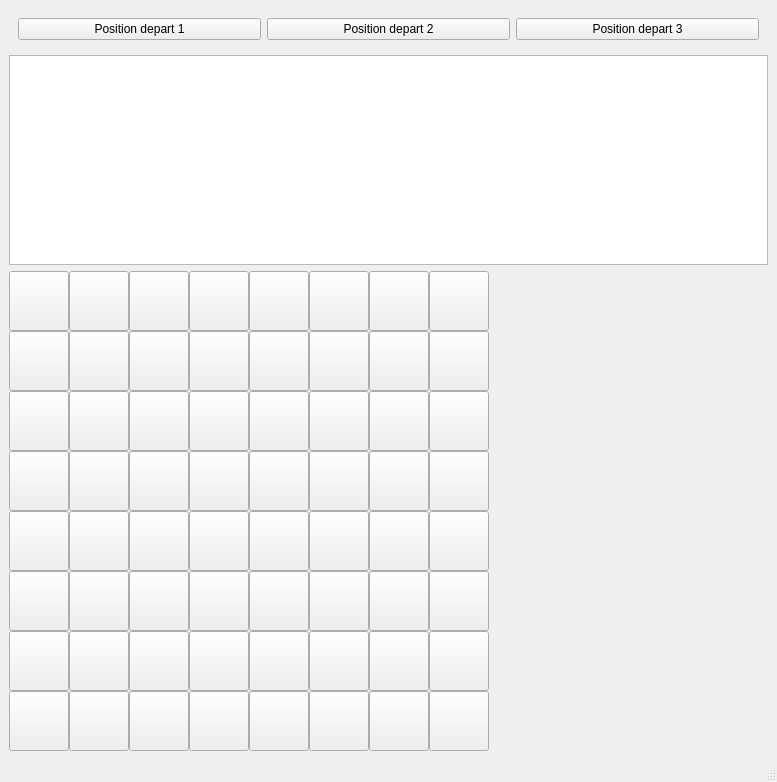
<?xml version="1.0" encoding="UTF-8"?>
<ui version="4.0">
 <class>EchecsWindow</class>
 <widget class="QMainWindow" name="EchecsWindow">
  <property name="windowModality">
   <enum>Qt::NonModal</enum>
  </property>
  <property name="enabled">
   <bool>true</bool>
  </property>
  <property name="geometry">
   <rect>
    <x>0</x>
    <y>0</y>
    <width>777</width>
    <height>782</height>
   </rect>
  </property>
  <property name="sizePolicy">
   <sizepolicy hsizetype="Minimum" vsizetype="Minimum">
    <horstretch>0</horstretch>
    <verstretch>0</verstretch>
   </sizepolicy>
  </property>
  <property name="windowTitle">
   <string>EchecsWindow</string>
  </property>
  <widget class="QWidget" name="centralwidget">
   <property name="enabled">
    <bool>true</bool>
   </property>
   <layout class="QVBoxLayout" name="verticalLayout_2">
    <item>
     <widget class="QWidget" name="BoutonsSetBoard" native="true">
      <layout class="QHBoxLayout" name="horizontalLayout_2">
       <item>
        <widget class="QPushButton" name="buttonSetBoard_1">
         <property name="sizePolicy">
          <sizepolicy hsizetype="Preferred" vsizetype="Maximum">
           <horstretch>0</horstretch>
           <verstretch>0</verstretch>
          </sizepolicy>
         </property>
         <property name="text">
          <string>Position depart 1</string>
         </property>
        </widget>
       </item>
       <item>
        <widget class="QPushButton" name="buttonSetBoard_2">
         <property name="sizePolicy">
          <sizepolicy hsizetype="Preferred" vsizetype="Maximum">
           <horstretch>0</horstretch>
           <verstretch>0</verstretch>
          </sizepolicy>
         </property>
         <property name="text">
          <string>Position depart 2</string>
         </property>
        </widget>
       </item>
       <item>
        <widget class="QPushButton" name="buttonSetBoard_3">
         <property name="sizePolicy">
          <sizepolicy hsizetype="Preferred" vsizetype="Maximum">
           <horstretch>0</horstretch>
           <verstretch>0</verstretch>
          </sizepolicy>
         </property>
         <property name="text">
          <string>Position depart 3</string>
         </property>
        </widget>
       </item>
      </layout>
     </widget>
    </item>
    <item>
     <widget class="QPlainTextEdit" name="plainTextEdit">
      <property name="font">
       <font>
        <pointsize>20</pointsize>
       </font>
      </property>
      <property name="plainText">
       <string/>
      </property>
     </widget>
    </item>
    <item>
     <widget class="QWidget" name="echiquierWidget" native="true">
      <property name="sizePolicy">
       <sizepolicy hsizetype="Fixed" vsizetype="Fixed">
        <horstretch>0</horstretch>
        <verstretch>0</verstretch>
       </sizepolicy>
      </property>
      <property name="minimumSize">
       <size>
        <width>480</width>
        <height>480</height>
       </size>
      </property>
      <property name="maximumSize">
       <size>
        <width>480</width>
        <height>480</height>
       </size>
      </property>
      <property name="cursor">
       <cursorShape>PointingHandCursor</cursorShape>
      </property>
      <property name="mouseTracking">
       <bool>true</bool>
      </property>
      <property name="styleSheet">
       <string notr="true"/>
      </property>
      <layout class="QGridLayout" name="gridLayout">
       <property name="leftMargin">
        <number>0</number>
       </property>
       <property name="topMargin">
        <number>0</number>
       </property>
       <property name="rightMargin">
        <number>0</number>
       </property>
       <property name="bottomMargin">
        <number>0</number>
       </property>
       <property name="spacing">
        <number>0</number>
       </property>
       <item row="2" column="11">
        <widget class="QPushButton" name="pushButton_44">
         <property name="sizePolicy">
          <sizepolicy hsizetype="Preferred" vsizetype="Preferred">
           <horstretch>0</horstretch>
           <verstretch>0</verstretch>
          </sizepolicy>
         </property>
         <property name="text">
          <string/>
         </property>
        </widget>
       </item>
       <item row="1" column="13">
        <widget class="QPushButton" name="pushButton_54">
         <property name="sizePolicy">
          <sizepolicy hsizetype="Preferred" vsizetype="Preferred">
           <horstretch>0</horstretch>
           <verstretch>0</verstretch>
          </sizepolicy>
         </property>
         <property name="text">
          <string/>
         </property>
        </widget>
       </item>
       <item row="4" column="12">
        <widget class="QPushButton" name="pushButton_29">
         <property name="sizePolicy">
          <sizepolicy hsizetype="Preferred" vsizetype="Preferred">
           <horstretch>0</horstretch>
           <verstretch>0</verstretch>
          </sizepolicy>
         </property>
         <property name="text">
          <string/>
         </property>
        </widget>
       </item>
       <item row="2" column="12">
        <widget class="QPushButton" name="pushButton_45">
         <property name="sizePolicy">
          <sizepolicy hsizetype="Preferred" vsizetype="Preferred">
           <horstretch>0</horstretch>
           <verstretch>0</verstretch>
          </sizepolicy>
         </property>
         <property name="text">
          <string/>
         </property>
        </widget>
       </item>
       <item row="2" column="8">
        <widget class="QPushButton" name="pushButton_41">
         <property name="sizePolicy">
          <sizepolicy hsizetype="Preferred" vsizetype="Preferred">
           <horstretch>0</horstretch>
           <verstretch>0</verstretch>
          </sizepolicy>
         </property>
         <property name="text">
          <string/>
         </property>
        </widget>
       </item>
       <item row="6" column="10">
        <widget class="QPushButton" name="pushButton_11">
         <property name="sizePolicy">
          <sizepolicy hsizetype="Preferred" vsizetype="Preferred">
           <horstretch>0</horstretch>
           <verstretch>0</verstretch>
          </sizepolicy>
         </property>
         <property name="text">
          <string/>
         </property>
        </widget>
       </item>
       <item row="0" column="10">
        <widget class="QPushButton" name="pushButton_59">
         <property name="sizePolicy">
          <sizepolicy hsizetype="Preferred" vsizetype="Preferred">
           <horstretch>0</horstretch>
           <verstretch>0</verstretch>
          </sizepolicy>
         </property>
         <property name="text">
          <string/>
         </property>
        </widget>
       </item>
       <item row="3" column="14">
        <widget class="QPushButton" name="pushButton_39">
         <property name="sizePolicy">
          <sizepolicy hsizetype="Preferred" vsizetype="Preferred">
           <horstretch>0</horstretch>
           <verstretch>0</verstretch>
          </sizepolicy>
         </property>
         <property name="text">
          <string/>
         </property>
        </widget>
       </item>
       <item row="3" column="13">
        <widget class="QPushButton" name="pushButton_38">
         <property name="sizePolicy">
          <sizepolicy hsizetype="Preferred" vsizetype="Preferred">
           <horstretch>0</horstretch>
           <verstretch>0</verstretch>
          </sizepolicy>
         </property>
         <property name="text">
          <string/>
         </property>
        </widget>
       </item>
       <item row="1" column="7">
        <widget class="QPushButton" name="pushButton_48">
         <property name="sizePolicy">
          <sizepolicy hsizetype="Preferred" vsizetype="Preferred">
           <horstretch>0</horstretch>
           <verstretch>0</verstretch>
          </sizepolicy>
         </property>
         <property name="text">
          <string/>
         </property>
        </widget>
       </item>
       <item row="3" column="9">
        <widget class="QPushButton" name="pushButton_34">
         <property name="sizePolicy">
          <sizepolicy hsizetype="Preferred" vsizetype="Preferred">
           <horstretch>0</horstretch>
           <verstretch>0</verstretch>
          </sizepolicy>
         </property>
         <property name="text">
          <string/>
         </property>
        </widget>
       </item>
       <item row="3" column="11">
        <widget class="QPushButton" name="pushButton_36">
         <property name="sizePolicy">
          <sizepolicy hsizetype="Preferred" vsizetype="Preferred">
           <horstretch>0</horstretch>
           <verstretch>0</verstretch>
          </sizepolicy>
         </property>
         <property name="text">
          <string/>
         </property>
        </widget>
       </item>
       <item row="3" column="7">
        <widget class="QPushButton" name="pushButton_32">
         <property name="sizePolicy">
          <sizepolicy hsizetype="Preferred" vsizetype="Preferred">
           <horstretch>0</horstretch>
           <verstretch>0</verstretch>
          </sizepolicy>
         </property>
         <property name="text">
          <string/>
         </property>
        </widget>
       </item>
       <item row="5" column="9">
        <widget class="QPushButton" name="pushButton_18">
         <property name="sizePolicy">
          <sizepolicy hsizetype="Preferred" vsizetype="Preferred">
           <horstretch>0</horstretch>
           <verstretch>0</verstretch>
          </sizepolicy>
         </property>
         <property name="text">
          <string/>
         </property>
        </widget>
       </item>
       <item row="5" column="11">
        <widget class="QPushButton" name="pushButton_20">
         <property name="sizePolicy">
          <sizepolicy hsizetype="Preferred" vsizetype="Preferred">
           <horstretch>0</horstretch>
           <verstretch>0</verstretch>
          </sizepolicy>
         </property>
         <property name="text">
          <string/>
         </property>
        </widget>
       </item>
       <item row="4" column="9">
        <widget class="QPushButton" name="pushButton_26">
         <property name="sizePolicy">
          <sizepolicy hsizetype="Preferred" vsizetype="Preferred">
           <horstretch>0</horstretch>
           <verstretch>0</verstretch>
          </sizepolicy>
         </property>
         <property name="text">
          <string/>
         </property>
        </widget>
       </item>
       <item row="0" column="8">
        <widget class="QPushButton" name="pushButton_57">
         <property name="sizePolicy">
          <sizepolicy hsizetype="Preferred" vsizetype="Preferred">
           <horstretch>0</horstretch>
           <verstretch>0</verstretch>
          </sizepolicy>
         </property>
         <property name="text">
          <string/>
         </property>
        </widget>
       </item>
       <item row="1" column="9">
        <widget class="QPushButton" name="pushButton_50">
         <property name="sizePolicy">
          <sizepolicy hsizetype="Preferred" vsizetype="Preferred">
           <horstretch>0</horstretch>
           <verstretch>0</verstretch>
          </sizepolicy>
         </property>
         <property name="text">
          <string/>
         </property>
        </widget>
       </item>
       <item row="6" column="13">
        <widget class="QPushButton" name="pushButton_14">
         <property name="sizePolicy">
          <sizepolicy hsizetype="Preferred" vsizetype="Preferred">
           <horstretch>0</horstretch>
           <verstretch>0</verstretch>
          </sizepolicy>
         </property>
         <property name="text">
          <string/>
         </property>
        </widget>
       </item>
       <item row="1" column="14">
        <widget class="QPushButton" name="pushButton_55">
         <property name="sizePolicy">
          <sizepolicy hsizetype="Preferred" vsizetype="Preferred">
           <horstretch>0</horstretch>
           <verstretch>0</verstretch>
          </sizepolicy>
         </property>
         <property name="text">
          <string/>
         </property>
        </widget>
       </item>
       <item row="3" column="10">
        <widget class="QPushButton" name="pushButton_35">
         <property name="sizePolicy">
          <sizepolicy hsizetype="Preferred" vsizetype="Preferred">
           <horstretch>0</horstretch>
           <verstretch>0</verstretch>
          </sizepolicy>
         </property>
         <property name="text">
          <string/>
         </property>
        </widget>
       </item>
       <item row="1" column="11">
        <widget class="QPushButton" name="pushButton_52">
         <property name="sizePolicy">
          <sizepolicy hsizetype="Preferred" vsizetype="Preferred">
           <horstretch>0</horstretch>
           <verstretch>0</verstretch>
          </sizepolicy>
         </property>
         <property name="text">
          <string/>
         </property>
        </widget>
       </item>
       <item row="6" column="12">
        <widget class="QPushButton" name="pushButton_13">
         <property name="sizePolicy">
          <sizepolicy hsizetype="Preferred" vsizetype="Preferred">
           <horstretch>0</horstretch>
           <verstretch>0</verstretch>
          </sizepolicy>
         </property>
         <property name="text">
          <string/>
         </property>
        </widget>
       </item>
       <item row="2" column="10">
        <widget class="QPushButton" name="pushButton_43">
         <property name="sizePolicy">
          <sizepolicy hsizetype="Preferred" vsizetype="Preferred">
           <horstretch>0</horstretch>
           <verstretch>0</verstretch>
          </sizepolicy>
         </property>
         <property name="text">
          <string/>
         </property>
        </widget>
       </item>
       <item row="5" column="12">
        <widget class="QPushButton" name="pushButton_21">
         <property name="sizePolicy">
          <sizepolicy hsizetype="Preferred" vsizetype="Preferred">
           <horstretch>0</horstretch>
           <verstretch>0</verstretch>
          </sizepolicy>
         </property>
         <property name="text">
          <string/>
         </property>
        </widget>
       </item>
       <item row="4" column="11">
        <widget class="QPushButton" name="pushButton_28">
         <property name="sizePolicy">
          <sizepolicy hsizetype="Preferred" vsizetype="Preferred">
           <horstretch>0</horstretch>
           <verstretch>0</verstretch>
          </sizepolicy>
         </property>
         <property name="text">
          <string/>
         </property>
        </widget>
       </item>
       <item row="5" column="7">
        <widget class="QPushButton" name="pushButton_16">
         <property name="sizePolicy">
          <sizepolicy hsizetype="Preferred" vsizetype="Preferred">
           <horstretch>0</horstretch>
           <verstretch>0</verstretch>
          </sizepolicy>
         </property>
         <property name="text">
          <string/>
         </property>
        </widget>
       </item>
       <item row="5" column="8">
        <widget class="QPushButton" name="pushButton_17">
         <property name="sizePolicy">
          <sizepolicy hsizetype="Preferred" vsizetype="Preferred">
           <horstretch>0</horstretch>
           <verstretch>0</verstretch>
          </sizepolicy>
         </property>
         <property name="text">
          <string/>
         </property>
        </widget>
       </item>
       <item row="10" column="9">
        <widget class="QPushButton" name="pushButton_2">
         <property name="sizePolicy">
          <sizepolicy hsizetype="Preferred" vsizetype="Preferred">
           <horstretch>0</horstretch>
           <verstretch>0</verstretch>
          </sizepolicy>
         </property>
         <property name="text">
          <string/>
         </property>
        </widget>
       </item>
       <item row="5" column="10">
        <widget class="QPushButton" name="pushButton_19">
         <property name="sizePolicy">
          <sizepolicy hsizetype="Preferred" vsizetype="Preferred">
           <horstretch>0</horstretch>
           <verstretch>0</verstretch>
          </sizepolicy>
         </property>
         <property name="text">
          <string/>
         </property>
        </widget>
       </item>
       <item row="6" column="8">
        <widget class="QPushButton" name="pushButton_9">
         <property name="sizePolicy">
          <sizepolicy hsizetype="Preferred" vsizetype="Preferred">
           <horstretch>0</horstretch>
           <verstretch>0</verstretch>
          </sizepolicy>
         </property>
         <property name="text">
          <string/>
         </property>
        </widget>
       </item>
       <item row="1" column="10">
        <widget class="QPushButton" name="pushButton_51">
         <property name="sizePolicy">
          <sizepolicy hsizetype="Preferred" vsizetype="Preferred">
           <horstretch>0</horstretch>
           <verstretch>0</verstretch>
          </sizepolicy>
         </property>
         <property name="text">
          <string/>
         </property>
        </widget>
       </item>
       <item row="0" column="7">
        <widget class="QPushButton" name="pushButton_56">
         <property name="sizePolicy">
          <sizepolicy hsizetype="Preferred" vsizetype="Preferred">
           <horstretch>0</horstretch>
           <verstretch>0</verstretch>
          </sizepolicy>
         </property>
         <property name="text">
          <string/>
         </property>
        </widget>
       </item>
       <item row="0" column="9">
        <widget class="QPushButton" name="pushButton_58">
         <property name="sizePolicy">
          <sizepolicy hsizetype="Preferred" vsizetype="Preferred">
           <horstretch>0</horstretch>
           <verstretch>0</verstretch>
          </sizepolicy>
         </property>
         <property name="text">
          <string/>
         </property>
        </widget>
       </item>
       <item row="10" column="10">
        <widget class="QPushButton" name="pushButton_3">
         <property name="sizePolicy">
          <sizepolicy hsizetype="Preferred" vsizetype="Preferred">
           <horstretch>0</horstretch>
           <verstretch>0</verstretch>
          </sizepolicy>
         </property>
         <property name="text">
          <string/>
         </property>
        </widget>
       </item>
       <item row="6" column="11">
        <widget class="QPushButton" name="pushButton_12">
         <property name="sizePolicy">
          <sizepolicy hsizetype="Preferred" vsizetype="Preferred">
           <horstretch>0</horstretch>
           <verstretch>0</verstretch>
          </sizepolicy>
         </property>
         <property name="text">
          <string/>
         </property>
        </widget>
       </item>
       <item row="3" column="12">
        <widget class="QPushButton" name="pushButton_37">
         <property name="sizePolicy">
          <sizepolicy hsizetype="Preferred" vsizetype="Preferred">
           <horstretch>0</horstretch>
           <verstretch>0</verstretch>
          </sizepolicy>
         </property>
         <property name="text">
          <string/>
         </property>
        </widget>
       </item>
       <item row="0" column="11">
        <widget class="QPushButton" name="pushButton_60">
         <property name="sizePolicy">
          <sizepolicy hsizetype="Preferred" vsizetype="Preferred">
           <horstretch>0</horstretch>
           <verstretch>0</verstretch>
          </sizepolicy>
         </property>
         <property name="text">
          <string/>
         </property>
        </widget>
       </item>
       <item row="4" column="14">
        <widget class="QPushButton" name="pushButton_31">
         <property name="sizePolicy">
          <sizepolicy hsizetype="Preferred" vsizetype="Preferred">
           <horstretch>0</horstretch>
           <verstretch>0</verstretch>
          </sizepolicy>
         </property>
         <property name="text">
          <string/>
         </property>
        </widget>
       </item>
       <item row="4" column="10">
        <widget class="QPushButton" name="pushButton_27">
         <property name="sizePolicy">
          <sizepolicy hsizetype="Preferred" vsizetype="Preferred">
           <horstretch>0</horstretch>
           <verstretch>0</verstretch>
          </sizepolicy>
         </property>
         <property name="text">
          <string/>
         </property>
        </widget>
       </item>
       <item row="2" column="7">
        <widget class="QPushButton" name="pushButton_40">
         <property name="sizePolicy">
          <sizepolicy hsizetype="Preferred" vsizetype="Preferred">
           <horstretch>0</horstretch>
           <verstretch>0</verstretch>
          </sizepolicy>
         </property>
         <property name="text">
          <string/>
         </property>
        </widget>
       </item>
       <item row="2" column="9">
        <widget class="QPushButton" name="pushButton_42">
         <property name="sizePolicy">
          <sizepolicy hsizetype="Preferred" vsizetype="Preferred">
           <horstretch>0</horstretch>
           <verstretch>0</verstretch>
          </sizepolicy>
         </property>
         <property name="text">
          <string/>
         </property>
        </widget>
       </item>
       <item row="2" column="13">
        <widget class="QPushButton" name="pushButton_46">
         <property name="sizePolicy">
          <sizepolicy hsizetype="Preferred" vsizetype="Preferred">
           <horstretch>0</horstretch>
           <verstretch>0</verstretch>
          </sizepolicy>
         </property>
         <property name="text">
          <string/>
         </property>
        </widget>
       </item>
       <item row="4" column="13">
        <widget class="QPushButton" name="pushButton_30">
         <property name="sizePolicy">
          <sizepolicy hsizetype="Preferred" vsizetype="Preferred">
           <horstretch>0</horstretch>
           <verstretch>0</verstretch>
          </sizepolicy>
         </property>
         <property name="text">
          <string/>
         </property>
        </widget>
       </item>
       <item row="4" column="7">
        <widget class="QPushButton" name="pushButton_24">
         <property name="sizePolicy">
          <sizepolicy hsizetype="Preferred" vsizetype="Preferred">
           <horstretch>0</horstretch>
           <verstretch>0</verstretch>
          </sizepolicy>
         </property>
         <property name="text">
          <string/>
         </property>
        </widget>
       </item>
       <item row="6" column="7">
        <widget class="QPushButton" name="pushButton_8">
         <property name="sizePolicy">
          <sizepolicy hsizetype="Preferred" vsizetype="Preferred">
           <horstretch>0</horstretch>
           <verstretch>0</verstretch>
          </sizepolicy>
         </property>
         <property name="text">
          <string/>
         </property>
        </widget>
       </item>
       <item row="4" column="8">
        <widget class="QPushButton" name="pushButton_25">
         <property name="sizePolicy">
          <sizepolicy hsizetype="Preferred" vsizetype="Preferred">
           <horstretch>0</horstretch>
           <verstretch>0</verstretch>
          </sizepolicy>
         </property>
         <property name="text">
          <string/>
         </property>
        </widget>
       </item>
       <item row="10" column="11">
        <widget class="QPushButton" name="pushButton_4">
         <property name="sizePolicy">
          <sizepolicy hsizetype="Preferred" vsizetype="Preferred">
           <horstretch>0</horstretch>
           <verstretch>0</verstretch>
          </sizepolicy>
         </property>
         <property name="text">
          <string/>
         </property>
        </widget>
       </item>
       <item row="1" column="12">
        <widget class="QPushButton" name="pushButton_53">
         <property name="sizePolicy">
          <sizepolicy hsizetype="Preferred" vsizetype="Preferred">
           <horstretch>0</horstretch>
           <verstretch>0</verstretch>
          </sizepolicy>
         </property>
         <property name="text">
          <string/>
         </property>
        </widget>
       </item>
       <item row="6" column="9">
        <widget class="QPushButton" name="pushButton_10">
         <property name="sizePolicy">
          <sizepolicy hsizetype="Preferred" vsizetype="Preferred">
           <horstretch>0</horstretch>
           <verstretch>0</verstretch>
          </sizepolicy>
         </property>
         <property name="text">
          <string/>
         </property>
        </widget>
       </item>
       <item row="10" column="12">
        <widget class="QPushButton" name="pushButton_5">
         <property name="sizePolicy">
          <sizepolicy hsizetype="Preferred" vsizetype="Preferred">
           <horstretch>0</horstretch>
           <verstretch>0</verstretch>
          </sizepolicy>
         </property>
         <property name="text">
          <string/>
         </property>
        </widget>
       </item>
       <item row="1" column="8">
        <widget class="QPushButton" name="pushButton_49">
         <property name="sizePolicy">
          <sizepolicy hsizetype="Preferred" vsizetype="Preferred">
           <horstretch>0</horstretch>
           <verstretch>0</verstretch>
          </sizepolicy>
         </property>
         <property name="text">
          <string/>
         </property>
        </widget>
       </item>
       <item row="10" column="7">
        <widget class="QPushButton" name="pushButton_0">
         <property name="sizePolicy">
          <sizepolicy hsizetype="Preferred" vsizetype="Preferred">
           <horstretch>0</horstretch>
           <verstretch>0</verstretch>
          </sizepolicy>
         </property>
         <property name="text">
          <string/>
         </property>
        </widget>
       </item>
       <item row="3" column="8">
        <widget class="QPushButton" name="pushButton_33">
         <property name="sizePolicy">
          <sizepolicy hsizetype="Preferred" vsizetype="Preferred">
           <horstretch>0</horstretch>
           <verstretch>0</verstretch>
          </sizepolicy>
         </property>
         <property name="text">
          <string/>
         </property>
        </widget>
       </item>
       <item row="5" column="13">
        <widget class="QPushButton" name="pushButton_22">
         <property name="sizePolicy">
          <sizepolicy hsizetype="Preferred" vsizetype="Preferred">
           <horstretch>0</horstretch>
           <verstretch>0</verstretch>
          </sizepolicy>
         </property>
         <property name="text">
          <string/>
         </property>
        </widget>
       </item>
       <item row="10" column="14">
        <widget class="QPushButton" name="pushButton_7">
         <property name="sizePolicy">
          <sizepolicy hsizetype="Preferred" vsizetype="Preferred">
           <horstretch>0</horstretch>
           <verstretch>0</verstretch>
          </sizepolicy>
         </property>
         <property name="text">
          <string/>
         </property>
        </widget>
       </item>
       <item row="10" column="13">
        <widget class="QPushButton" name="pushButton_6">
         <property name="sizePolicy">
          <sizepolicy hsizetype="Preferred" vsizetype="Preferred">
           <horstretch>0</horstretch>
           <verstretch>0</verstretch>
          </sizepolicy>
         </property>
         <property name="text">
          <string/>
         </property>
        </widget>
       </item>
       <item row="6" column="14">
        <widget class="QPushButton" name="pushButton_15">
         <property name="sizePolicy">
          <sizepolicy hsizetype="Preferred" vsizetype="Preferred">
           <horstretch>0</horstretch>
           <verstretch>0</verstretch>
          </sizepolicy>
         </property>
         <property name="text">
          <string/>
         </property>
        </widget>
       </item>
       <item row="10" column="8">
        <widget class="QPushButton" name="pushButton_1">
         <property name="sizePolicy">
          <sizepolicy hsizetype="Preferred" vsizetype="Preferred">
           <horstretch>0</horstretch>
           <verstretch>0</verstretch>
          </sizepolicy>
         </property>
         <property name="text">
          <string/>
         </property>
        </widget>
       </item>
       <item row="5" column="14">
        <widget class="QPushButton" name="pushButton_23">
         <property name="sizePolicy">
          <sizepolicy hsizetype="Preferred" vsizetype="Preferred">
           <horstretch>0</horstretch>
           <verstretch>0</verstretch>
          </sizepolicy>
         </property>
         <property name="text">
          <string/>
         </property>
        </widget>
       </item>
       <item row="2" column="14">
        <widget class="QPushButton" name="pushButton_47">
         <property name="sizePolicy">
          <sizepolicy hsizetype="Preferred" vsizetype="Preferred">
           <horstretch>0</horstretch>
           <verstretch>0</verstretch>
          </sizepolicy>
         </property>
         <property name="text">
          <string/>
         </property>
        </widget>
       </item>
       <item row="0" column="12">
        <widget class="QPushButton" name="pushButton_61">
         <property name="sizePolicy">
          <sizepolicy hsizetype="Preferred" vsizetype="Preferred">
           <horstretch>0</horstretch>
           <verstretch>0</verstretch>
          </sizepolicy>
         </property>
         <property name="text">
          <string/>
         </property>
        </widget>
       </item>
       <item row="0" column="13">
        <widget class="QPushButton" name="pushButton_62">
         <property name="sizePolicy">
          <sizepolicy hsizetype="Preferred" vsizetype="Preferred">
           <horstretch>0</horstretch>
           <verstretch>0</verstretch>
          </sizepolicy>
         </property>
         <property name="text">
          <string/>
         </property>
        </widget>
       </item>
       <item row="0" column="14">
        <widget class="QPushButton" name="pushButton_63">
         <property name="sizePolicy">
          <sizepolicy hsizetype="Preferred" vsizetype="Preferred">
           <horstretch>0</horstretch>
           <verstretch>0</verstretch>
          </sizepolicy>
         </property>
         <property name="text">
          <string/>
         </property>
        </widget>
       </item>
      </layout>
     </widget>
    </item>
   </layout>
  </widget>
  <widget class="QMenuBar" name="menubar">
   <property name="geometry">
    <rect>
     <x>0</x>
     <y>0</y>
     <width>777</width>
     <height>21</height>
    </rect>
   </property>
  </widget>
  <widget class="QStatusBar" name="statusbar"/>
 </widget>
 <resources/>
 <connections/>
</ui>
